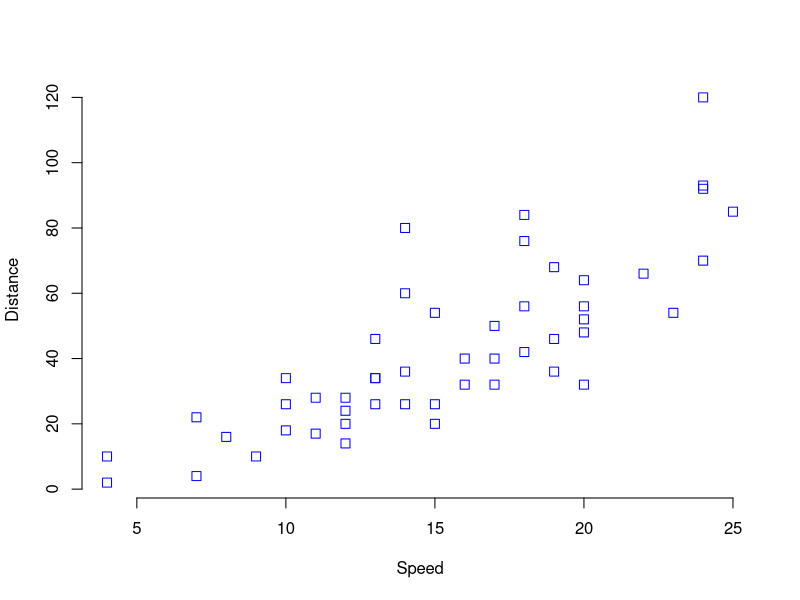
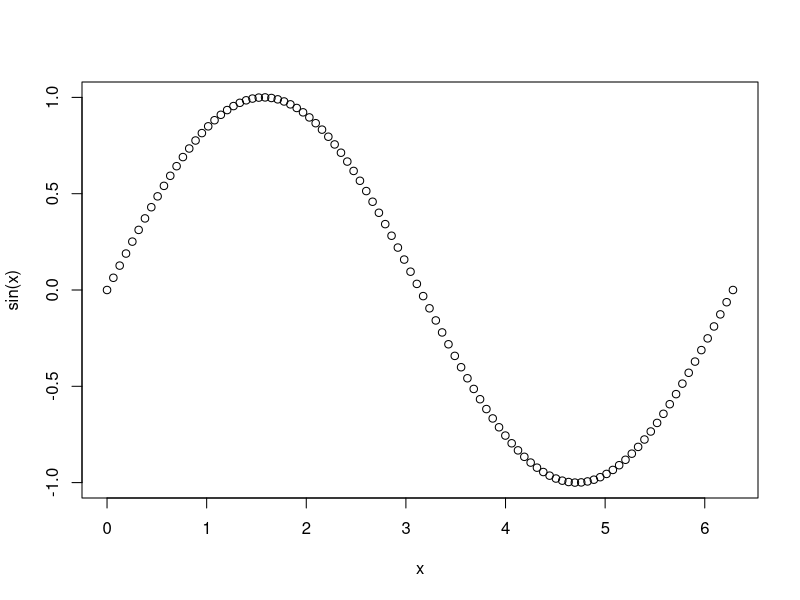
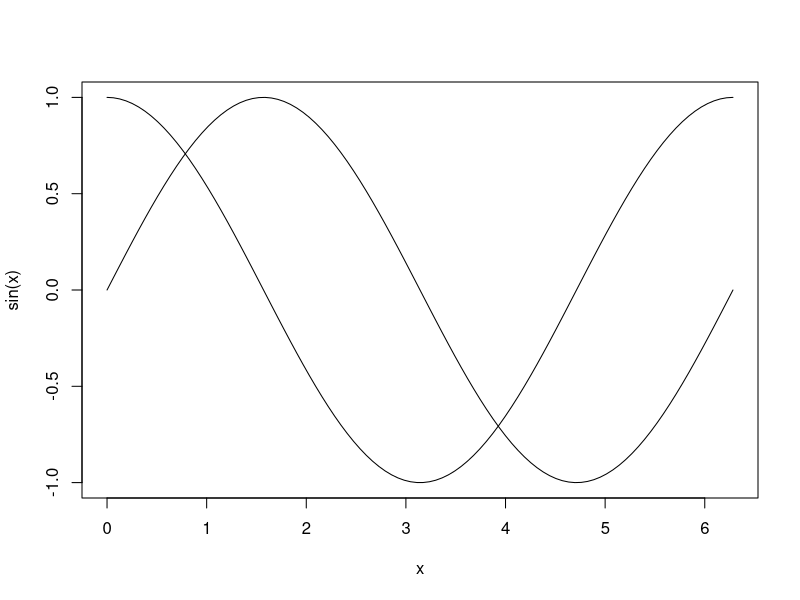
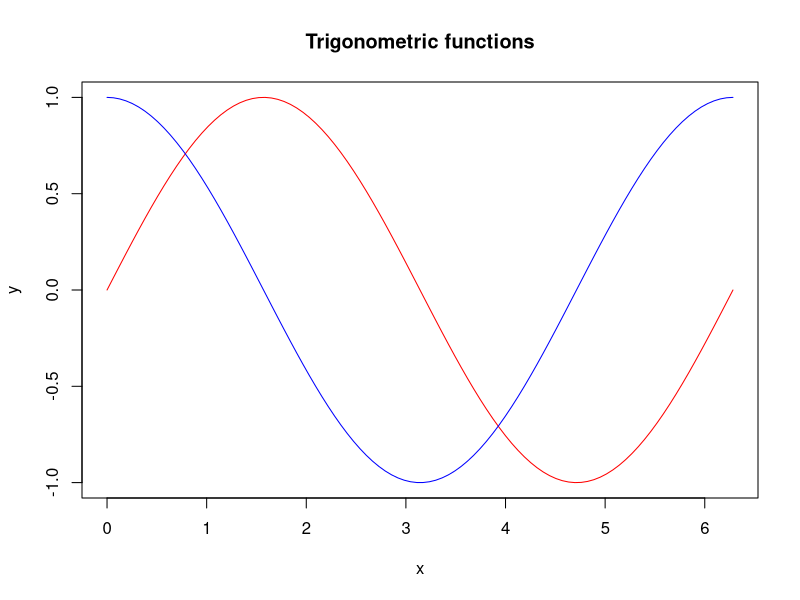

Write R code to recreate these figures, in order.
## ---- chunk 1
knitr::opts_chunk$set(fig.retina = 4, warning = FALSE, message = FALSE, fig.height = 5, fig.width = 7)
## ---- chunk 2
c(1,3,9)
## ---- chunk 3
typeof(c(1,3,9))
## ---- chunk 4
list(TRUE, 1L, 1, "1")
## ---- chunk 5
z <- 1:3
names(z)
names(z)[2] <- "b" ## assign just one name
z

class(names(z))
## ---- chunk 6
x <- 1:12 ## atomic vector
dim(x) <- c(3, 4)
x
## ---- chunk 7
x <- matrix(1:12, ncol = 4, nrow = 4)
x
## ---- chunk 8
x <- matrix(1:12, ncol = 4, nrow = 4)
dimnames(x) <- list(c("A", "B", "C", "D"), as.character(1:4))
x
## ---- chunk 9
x["A", ]
## ---- chunk 10
(x <- 10)
(y <- list(obj1 = x))
## ---- chunk 11
class(x)
class(y)
## ---- chunk 12
(x <- factor(x = c(3, 1, 2), labels = c("large", "small", "medium")))
levels(x) <- c("small", "medium", "large")
## ---- chunk 13
x
## ---- chunk 14

L3 <- LETTERS[1:3]
fac <- sample(L3, 4, replace = TRUE)
d <- data.frame(x = 1L, y = 1:4, fac = fac)
## ---- chunk 15
d
## ---- chunk 16
d[1:2, ]
## ---- chunk 17
Speed <- cars$speed
Distance <- cars$dist
plot(
  x = Speed,
  y = Distance,
  pch = 0,
  cex = 1.2,
  col = "blue",
  bty = "n"
)
## ---- chunk 18
x <- -1
y <- -1

if (x^2 + y^2 < 1) {
  print(TRUE)
} else { #<<
  print(FALSE) #<<
} #<<
## ---- chunk 19
for (name in 1:3) {
  print(name + 1) # statement1 #<<
}
## ---- chunk 20
(m <- matrix(1:6, nrow = 2))

m[, 1:2]
m[2, ]
## ---- chunk 21
my_ls <- list(
  obj1 = m,
  obj2 = "Hallo"
)

my_ls["obj1"]

my_ls[["obj1"]]

my_ls$obj2
## ---- chunk 22

## ---- chunk 23

## ---- chunk 24

## ---- chunk 25

## ---- chunk 26
# trigonometric functions:
x <- seq(
  from = 0,
  to = 2 * pi,
  length = 100
)

plot(x = x, y = sin(x))
## ---- chunk 27

## ---- chunk 28
plot(x, sin(x), type = "l")

?lines

# plot(x, cos(x))
lines(x, cos(x))
## ---- chunk 29

## ---- chunk 30

plot(x, sin(x),
  type = "l",
  col = "red", xlab = "x",
  ylab = "y",
  main = "Trigonometric functions"
)

lines(x, cos(x), col = "blue")
## ---- chunk 31

## ---- chunk 32

## ---- chunk 33

## ---- chunk 34

## ---- chunk 35

## ---- chunk 36

## ---- chunk 37

## ---- chunk 38

## ---- chunk 39

## ---- chunk 40

## ---- chunk 41

## ---- chunk 42

